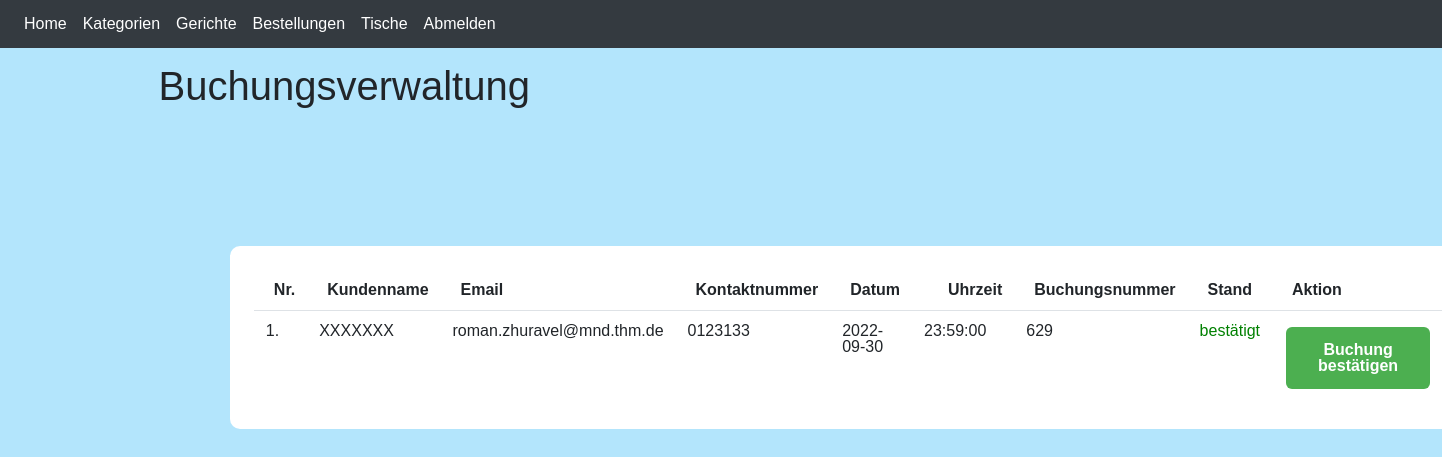
/admin/reservationManage.php (signed in), run on the app's committed database.
### tables this page shows
CREATE TABLE `tbl_reservation` (
                                   `id` int(11) NOT NULL,
                                   `reservation_nr` int(11) NOT NULL,
                                   `reservation_status` varchar(60) NOT NULL,
                                   `reservation_date` date NOT NULL,
                                   `reservation_time` time NOT NULL,
                                   `table_id` int(11) NOT NULL,
                                   `user_id` int(11) DEFAULT NULL,
                                   `customer_name` varchar(80) NOT NULL,
                                   `customer_email` varchar(120) NOT NULL,
                                   `customer_contact` varchar(20) NOT NULL,
                                   `reservation_seat` int(3) NOT NULL,
                                   `message` varchar(255) DEFAULT NULL
);

### admin/reservationManage.php (the view, shortened to what this page needs)
<?php include('partials/header.php'); ?>
<div class="main-content">
    <div class="wrapper">
        <h1>Buchungsverwaltung</h1>
                <br /><br /><br />
                <br><br>
        <div class="container mt-5">
            <table class="table table-fit-content table-borderless table-responsive card-1 p-4">
                <thead>
                <tr class="border-bottom">
                    <th>
                        <span class="ml-2">Nr.</span>
                    </th>
                    <th>
                        <span class="ml-2">Kundenname</span>
                    </th>
                    <th>
                        <span class="ml-2">Email</span>
                    </th>
                    <th>
                        <span class="ml-2">Kontaktnummer</span>
                    </th>
                    <th>
                        <span class="ml-2">Datum</span>
                    </th>
                    <th>
                        <span class="ml-4">Uhrzeit</span>
                    </th>
                    <th>
                        <span class="ml-2">Buchungsnummer</span>
                    </th>
                    <th>
                        <span class="ml-2">Stand</span>
                    </th>
                    <th>
                        <span class="ml-2">Aktion</span>
                    </th>
                </tr>
                </thead>
                    <?php
                        $sql = "SELECT * FROM tbl_reservation ORDER BY id DESC";
                        $res = mysqli_query($conn, $sql);
                        $count = mysqli_num_rows($res);
                        $sn = 1;
                        if($count>0)
                        {
                            while($row=mysqli_fetch_assoc($res))
                            {
                                $id = $row['id'];
                                $reservation_nr = $row['reservation_nr'];
                                $reservation_status	 = $row['reservation_status'];
                                $reservation_date = $row['reservation_date'];
                                $reservation_time = $row['reservation_time'];
                                $customer_name = $row['customer_name'];
                                $customer_email = $row['customer_email'];
                                $customer_contact = $row['customer_contact'];
                                ?>
                                    <tr>
                                        <td><?php echo $sn++; ?>. </td>
                                        <td><?php echo $customer_name; ?></td>
                                        <td><?php echo $customer_email; ?></td>
                                        <td><?php echo $customer_contact; ?></td>
                                        <td><?php echo $reservation_date; ?></td>
                                        <td><?php echo $reservation_time; ?></td>
                                        <td><?php echo $reservation_nr; ?></td>
                                        <td>
                                            <?php
                                                if($reservation_status=="on wait")
                                                {
                                                    echo "<label style='color: #0986e0;'>gebucht</label>";
                                                }
                                                elseif($reservation_status=="done")
                                                {
                                                    echo "<label style='color: green;'>bestätigt</label>";
                                                }
                                                elseif($reservation_status=="cancelled")
                                                {
                                                    echo "<label style='color: red;'>abgebrochen</label>";
                                                }
                                            ?>
                                        </td>
                                        <td>
                                            <a href="<?php echo URLRACINE; ?>admin/reservationUpdate.php?id=<?php echo $id; ?>" class="button1">Buchung bestätigen</a>
                                        </td>
                                    </tr>
                                <?php
                            }
                        }
                        else
                        {
                            echo "<tr><td colspan='12' class='error'>Keine Tische reserviert</td></tr>";
                        }
                    ?>
                </table>
    </div>
</div>
<?php include('partials/footer.php'); ?>

### admin/assets/css/admin.css (style rules this page uses)
body, input, textarea, select, option { font-family: "Oswald", Helvetica, sans-serif; font-weight: 100; font-size: 1rem; line-height: 1rem; }
.container { width: 90%; height: auto; max-width: 1200px; margin: 0 auto; }
body { background-color: #B3E5FC; }
.card-1 { border: none; border-radius: 10px; width: 100%; background-color: #fff; }
.table-fit-content { width: fit-content; }

### admin/assets/css/admin2.css (style rules this page uses)
.wrapper { padding: 1%; width: 80%; margin: 0 auto; }
.button1 { background-color: #4CAF50; border: none; color: white; padding: 15px 32px; text-align: center; text-decoration: none; display: inline-block; font-size: 16px; margin: 4px 2px; cursor: pointer; font-weight: bold; border-radius: 6px; }

### data on the page
tbl_reservation: customer_name "XXXXXXX", customer_email "roman.zhuravel@mnd.thm.de", customer_contact "0123133", reservation_date "2022-09-30", reservation_time "23:59:00", reservation_nr "629", reservation_status "bestätigt"
